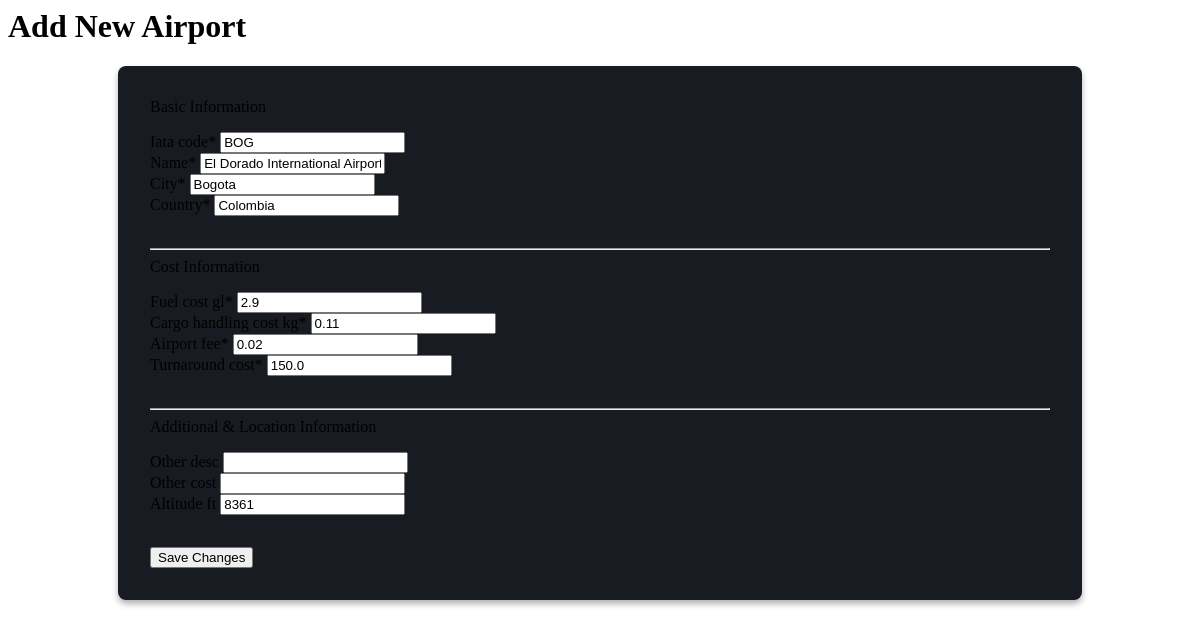
The app's page /edit-airport/3/ with its own data.
### main/models.py (models this page shows, shortened)
class Airport(models.Model):
	iata_code = models.CharField(max_length=3, unique=True)
	name = models.CharField(max_length=100)
	city = models.CharField(max_length=100)
	country = models.CharField(max_length=100)
	latitude = models.FloatField(blank=True, null=True)
	longitude = models.FloatField(blank=True, null=True)
	altitude_ft = models.IntegerField(blank=True, null=True)
	fuel_cost_gl = models.FloatField()
	cargo_handling_cost_kg = models.FloatField()
	airport_fee = models.FloatField()
	turnaround_cost = models.FloatField()
	other_desc = models.CharField(max_length=255, blank=True)
	other_cost = models.FloatField(blank=True, null=True)

### main/views.py (the view)
# urls.py: path('edit-airport/<int:pk>/', views.edit_airport, name='edit_airport'),
def edit_airport(request, pk):
	airport = Airport.objects.get(pk=pk)
	if request.method == 'POST':
		form = AirportForm(request.POST, instance=airport)
		if form.is_valid():
			form.save()
			update_routes_on_change()
			if request.headers.get('x-requested-with') == 'XMLHttpRequest':
				return JsonResponse({'success': True})
			return redirect('home')
		if request.headers.get('x-requested-with') == 'XMLHttpRequest':
			return JsonResponse({'success': False, 'errors': form.errors}, status=400)
	else:
		form = AirportForm(instance=airport)
	return render(request, 'add_airport.html', {'form': form, 'edit_mode': True, 'airport_id': pk})

### main/forms.py
class AirportForm(forms.ModelForm):
    class Meta:
        model = Airport
        fields = [
            'iata_code', 'name', 'city', 'country',
            'latitude', 'longitude', 'altitude_ft',
            'fuel_cost_gl', 'cargo_handling_cost_kg', 'airport_fee', 'turnaround_cost',
            'other_desc', 'other_cost'
        ]
        widgets = {field: forms.TextInput(attrs={'class': 'aircraft-form-control'}) for field in fields}

### templates/add_airport.html (shortened to what this page needs)
{% load crispy_forms_tags %}
{% if form %}
<div class="tab-content-inner aircraft-form-page">
  <div class="aircraft-header">
    <h1 class="aircraft-title">Add New Airport</h1>
  </div>
  <div class="aircraft-form-container">
    <form method="post" action="{% if edit_mode %}/edit-airport/{{ airport_id }}/{% else %}/add-airport/{% endif %}" id="airport-form" class="fixed-scroll-form">
      <div class="aircraft-form-section">
        <div class="aircraft-section-title">Basic Information</div>
        <div class="aircraft-form-row three-col unified-spacing">
          <div class="aircraft-form-group">{{ form.iata_code|as_crispy_field|safe }}</div>
          <div class="aircraft-form-group">{{ form.name|as_crispy_field|safe }}</div>
          <div class="aircraft-form-group">{{ form.city|as_crispy_field|safe }}</div>
          <div class="aircraft-form-group">{{ form.country|as_crispy_field|safe }}</div>
        </div>
      </div>
      <hr class="aircraft-section-separator" />
      <div class="aircraft-form-section">
        <div class="aircraft-section-title">Cost Information</div>
        <div class="aircraft-form-row three-col unified-spacing">
          <div class="aircraft-form-group">{{ form.fuel_cost_gl|as_crispy_field }}</div>
          <div class="aircraft-form-group">{{ form.cargo_handling_cost_kg|as_crispy_field }}</div>
          <div class="aircraft-form-group">{{ form.airport_fee|as_crispy_field }}</div>
          <div class="aircraft-form-group">{{ form.turnaround_cost|as_crispy_field }}</div>
        </div>
      </div>
      <hr class="aircraft-section-separator" />
      <div class="aircraft-form-section">
        <div class="aircraft-section-title">Additional & Location Information</div>
        <div class="aircraft-form-row three-col unified-spacing">
          <div class="aircraft-form-group">{{ form.other_desc|as_crispy_field }}</div>
          <div class="aircraft-form-group">{{ form.other_cost|as_crispy_field }}</div>
          <div class="aircraft-form-group">{{ form.altitude_ft|as_crispy_field }}</div>
        </div>
      </div>
      <button type="submit" class="aircraft-btn">{% if edit_mode %}Save Changes{% else %}Add Airport{% endif %}</button>
    </form>
  </div>
</div>
{% endif %}

### templates/add_airport.html (style rules this page uses)
.fixed-scroll-form { max-width: 900px; min-width: 600px; max-height: 80vh; overflow-y: auto; margin: 0 auto; background: #181c22; border-radius: 8px; padding: 2rem; box-shadow: 0 4px 6px rgba(0,0,0,0.3); }
.unified-spacing { gap: 2rem !important; margin-bottom: 2rem !important; }
.aircraft-form-section { margin-bottom: 2rem !important; }
.aircraft-section-title { margin-bottom: 1rem !important; }

### records on screen
Airport: iata_code "BOG", name "El Dorado International Airport", city "Bogota", country "Colombia", fuel_cost_gl "2.9", cargo_handling_cost_kg "0.11", airport_fee "0.02", turnaround_cost "150.0", altitude_ft "8361"
